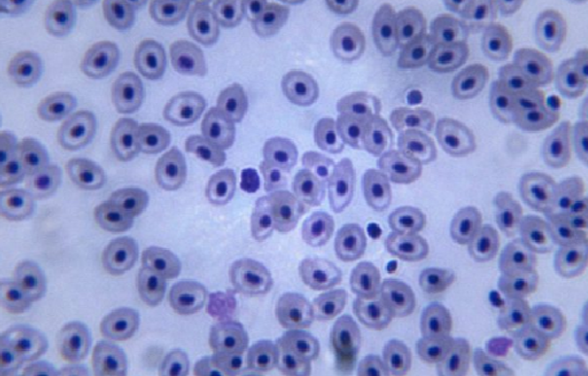
#> input picture pic/bloodcell.bmp, 588 x 376 px
$ jupyter execute BloodCellDetection.ipynb
#> lines starting #> are read from the running program, lines starting #| are printed output that depends on the picture; after the words box and inside, x2 and y2 are one past the last pixel; in counts of white or black regions, pixels touching at a corner belong together
# Import library

[cell 1]
import numpy as np
import cv2
import matplotlib.pyplot as plt

# Import file

[cell 2]
# convert .bmp to grayscale file .png
bmp = cv2.imread('pic/bloodcell.bmp', cv2.IMREAD_GRAYSCALE)
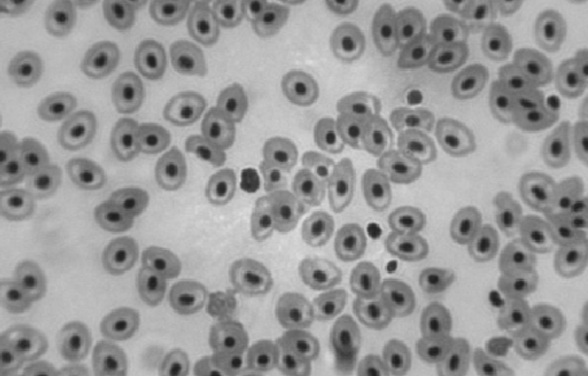
#> bmp: shape (376, 588); min 29, max 224, mean 152.8
cv2.imwrite('pic/BloodGray.png',bmp)
#> Out = True

[cell 3]
# read .png file
img = cv2.imread('pic/BloodGray.png')
#> img: shape (376, 588, 3); min 29, max 224, mean 152.8
# convert conlor to HSV formath
hsv_img = cv2.cvtColor(img, cv2.COLOR_BGR2HSV)
#> hsv_img: shape (376, 588, 3); mean H, S, V 0, 0, 152.8

# Cell detection

[cell 4]
# Black color in HSV is (0, 0, 0)
# lower range in HSV
lower_range = (0, 0, 0) # lower is black color
# upper rangein HSV
upper_range = (0, 0, 75) # upper is black color in lightness 30%

# detect center of cell by color
mask = cv2.inRange(hsv_img, lower_range, upper_range)
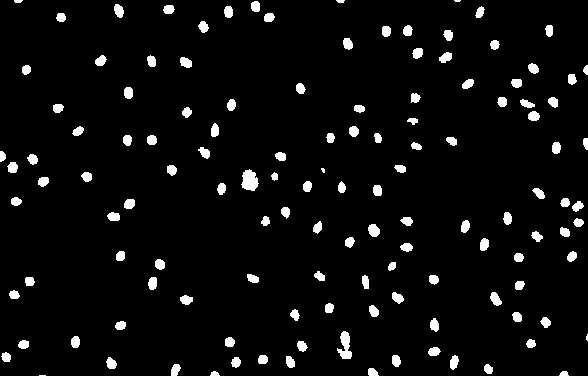
#> mask: shape (376, 588); 4.8% white; 130 white regions (4 under 20 px)

# Show cell pictur VS center of cell detect
plt.figure(figsize=(15,15))

plt.subplot(121),plt.imshow(img,cmap = 'gray')
plt.title('Original Image'), plt.xticks([]), plt.yticks([])

plt.subplot(122),plt.imshow(mask,cmap = 'gray')
plt.title('Center of cell detect'), plt.xticks([]), plt.yticks([])
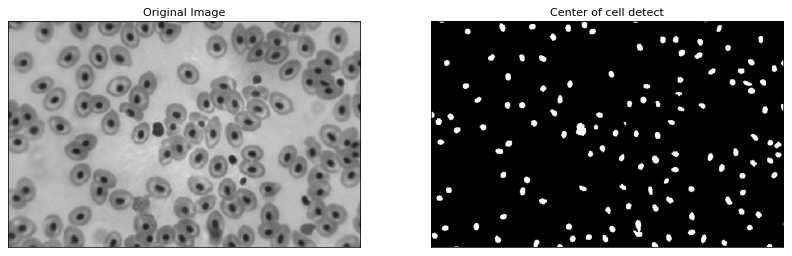
#> figure drawn by matplotlib, 2 panels

[cell 5]
# find contouts in picture
contours,h = cv2.findContours(mask,1,2)
#> contours = 130 contours, 6 with area under 20; largest, box (x1, y1, x2, y2) and area: (241, 169, 259, 191) 244, (337, 331, 352, 359) 204, (368, 224, 380, 237) 102, (490, 292, 502, 306) 92, (114, 4, 124, 18) 86; h = 130 rows, first 6: [1, -1, -1, -1], [2, 0, -1, -1], [3, 1, -1, -1], [4, 2, -1, -1], [5, 3, -1, -1], [6, 4, -1, -1]

cell_count = 0

# count cell by contours zone
for cnt in contours:
    if cv2.contourArea(cnt) < 205: # contours zone < 205 is Blood Cell
        cv2.drawContours(img,[cnt],-1,(0,0,255),3)
        cell_count +=1
#> this loop made 130 passes
#> cnt on pass 1: [[39, 375], [45, 375]]
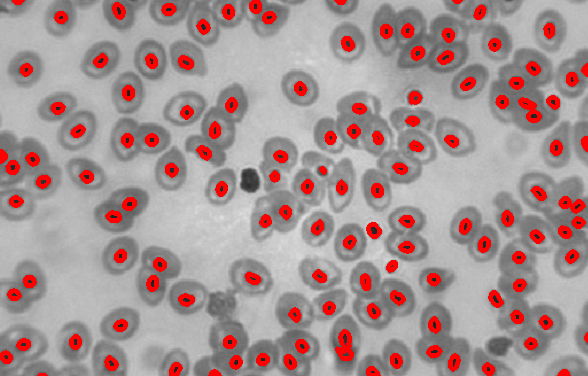
#> img: shape (376, 588, 3); mean B, G, R 146.9, 146.9, 166.6
#> after the loop, cell_count = 129

# show cell deterct
plt.figure(figsize=(12,12))
plt.imshow(img,cmap = 'gray')
plt.title(f'Cell detect count : {cell_count}'), plt.xticks([]), plt.yticks([])

# seve output
cv2.imwrite('pic/BloodCellDection.png',img)
#> Out = True

$ run again, with pic/CenterOfCellDetectByColor.png saved as pic/bloodcell.bmp
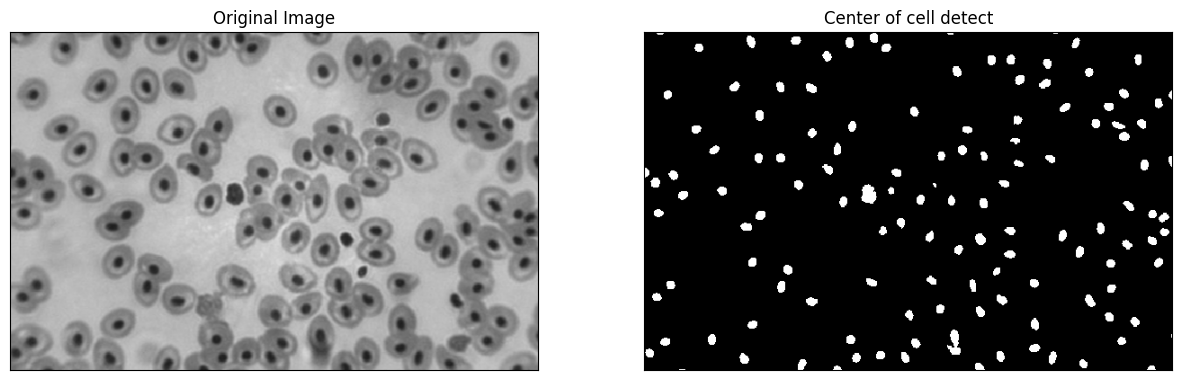
#> input picture pic/CenterOfCellDetectByColor.png, 1182 x 380 px
#> bmp is the input picture: shape (380, 1182); min 0, max 255, mean 115.7
#> `cv2.imwrite('pic/BloodGray.png',bmp)`: Out = True
#> hsv_img: shape (380, 1182, 3); mean H, S, V 0, 0, 115.7
#> `mask = cv2.inRange(hsv_img, lower_range, upper_range)`:
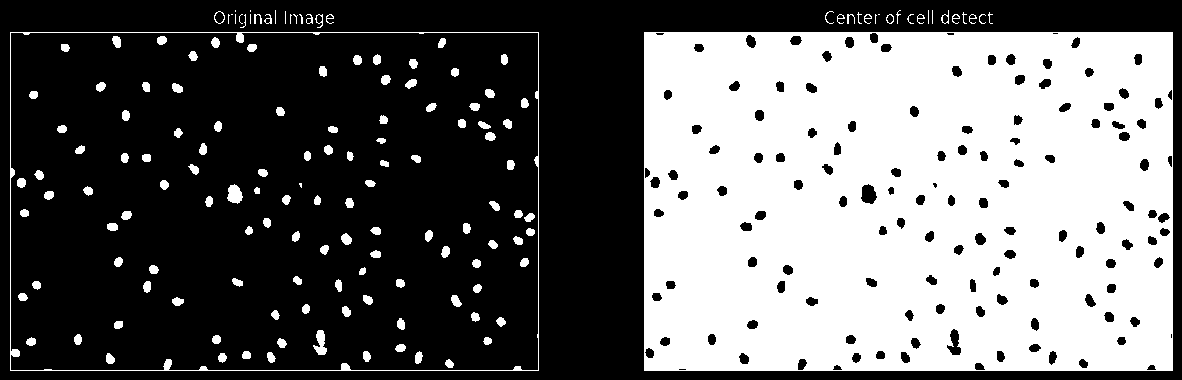
#> mask: shape (380, 1182); 40.3% white; 156 white regions (20 under 20 px)
#> contours = 299 contours, 36 with area under 20; largest, box (x1, y1, x2, y2) and area: (644, 32, 1173, 371) 178464, (10, 32, 539, 371) 178464, (10, 32, 539, 371) 178055, (860, 183, 878, 205) 257, (946, 328, 962, 356) 246; h = 299 rows, first 6: [1, -1, -1, -1], [2, 0, -1, -1], [3, 1, -1, -1], [4, 2, -1, -1], [5, 3, -1, -1], [6, 4, -1, -1]
#> after the loop `for cnt in contours:`:
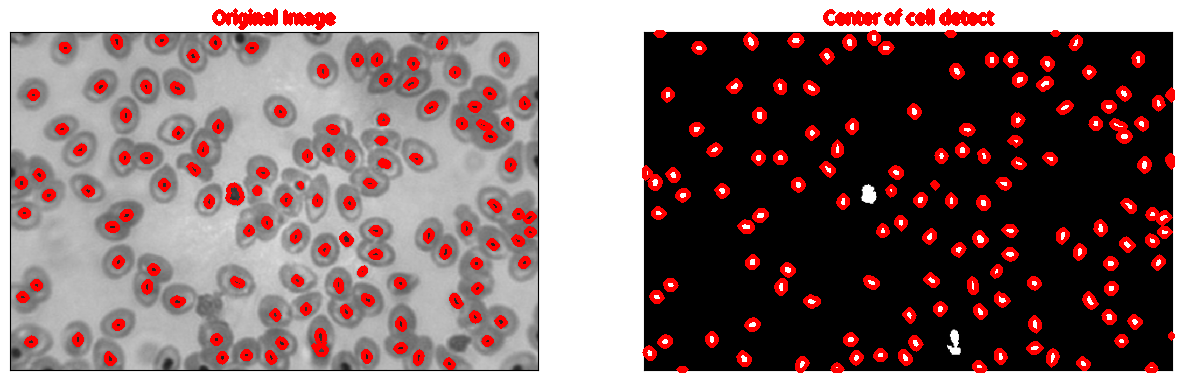
#> img: shape (380, 1182, 3); 8.03% of pixels changed, all inside (x1, y1, x2, y2) = (15, 8, 1175, 373)
#> after the loop `for cnt in contours:`: cell_count = 294
#> `cv2.imwrite('pic/BloodCellDection.png',img)`: Out = True
